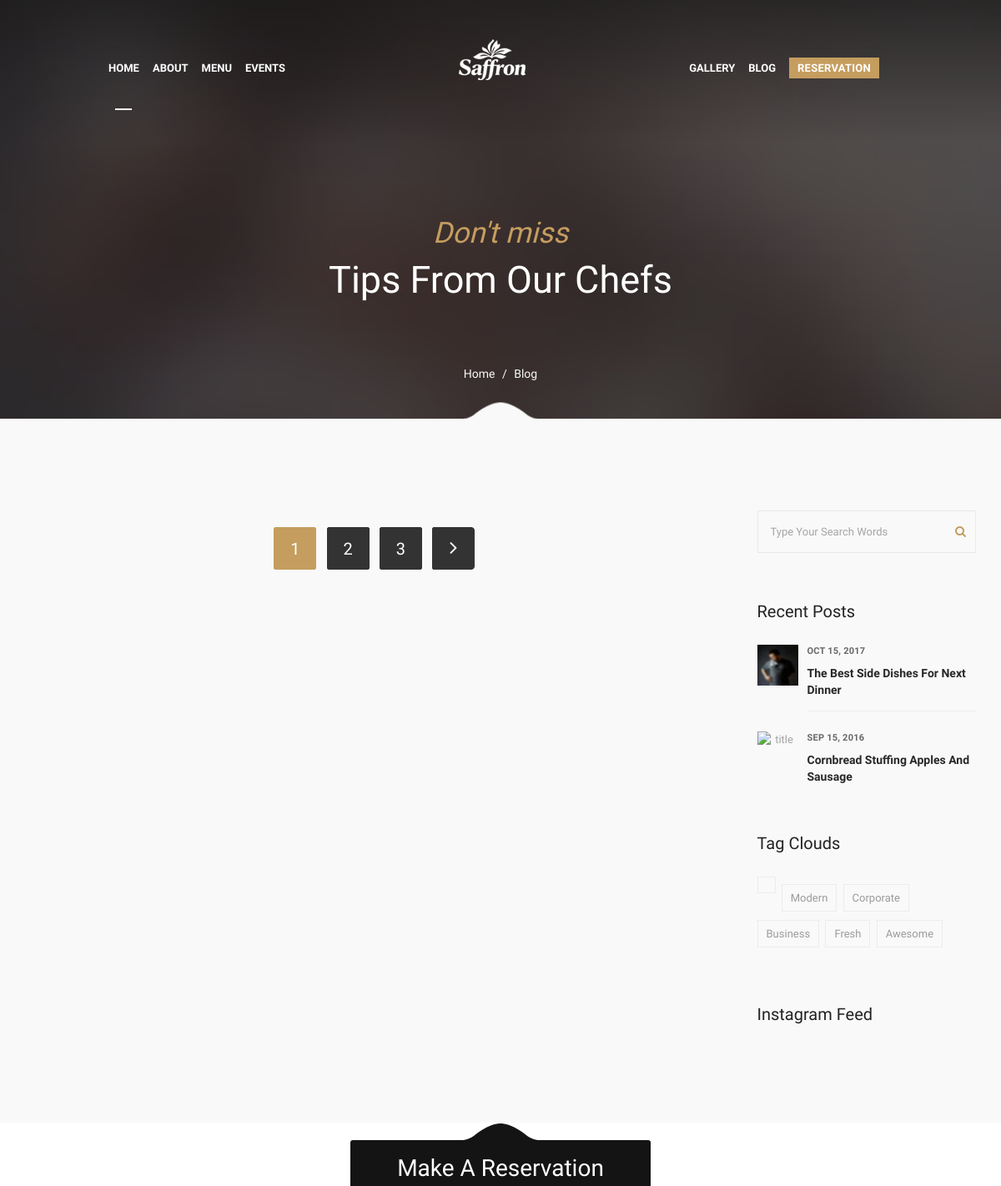
/blog/ (upper part), run on an earlier commit of the app's database.
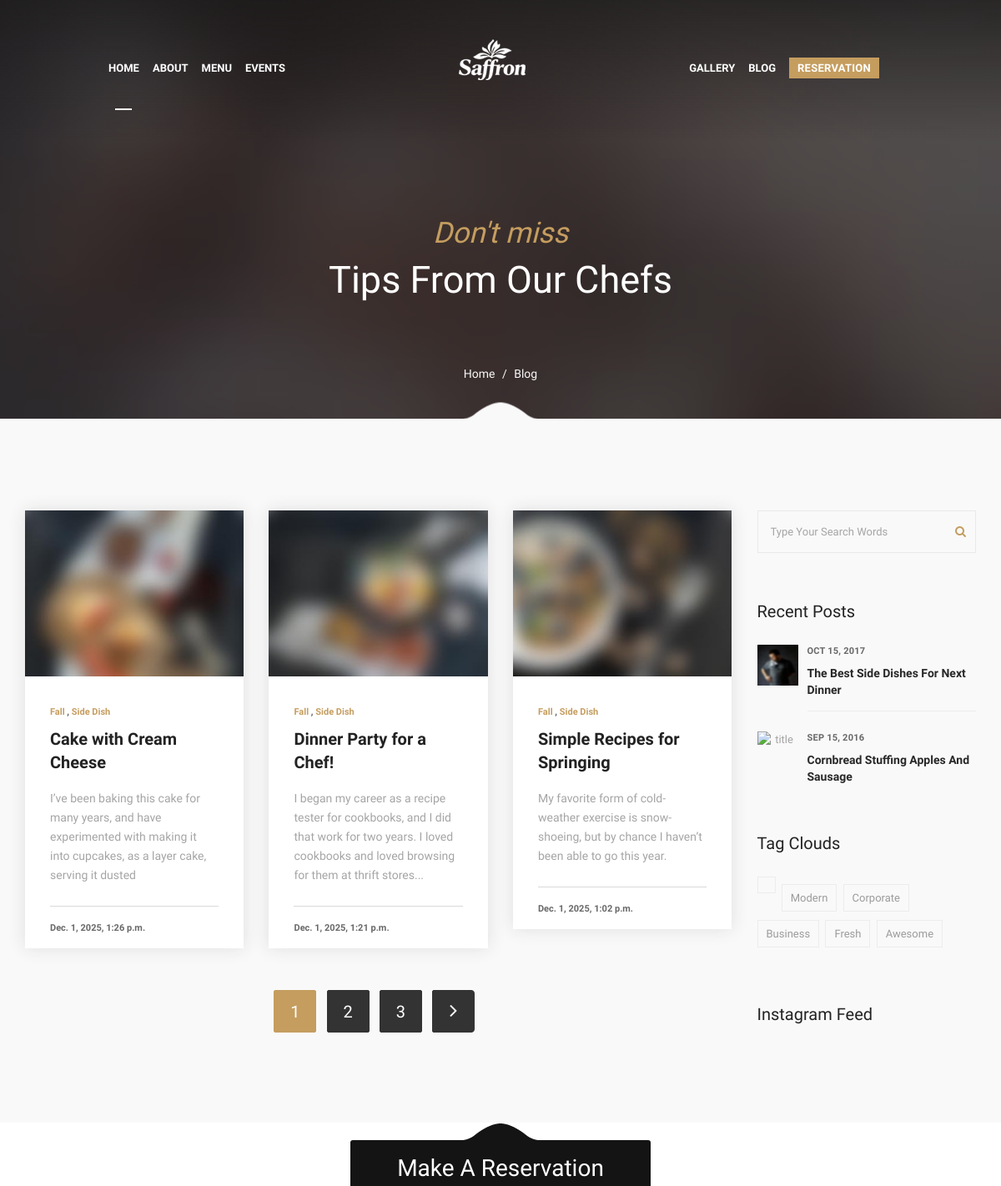
And on a later commit of the database.
### blog/models.py (models this page shows, shortened)
class Post(models.Model):
    title = models.CharField(max_length=200, verbose_name='title')
    content = models.TextField(verbose_name='content')
    short_description = models.TextField(max_length=200, verbose_name='short description')
    author = models.ForeignKey(User, on_delete=models.CASCADE, verbose_name='author')
    created_at = models.DateTimeField(auto_now_add=True, verbose_name='created')
    updated_at = models.DateTimeField(auto_now=True, verbose_name='updated')
    image = models.ImageField(upload_to='blog_images/', verbose_name='image')
    is_published = models.BooleanField(default=True, verbose_name='published')
    tags = models.ManyToManyField(Tag, blank=True, verbose_name='tags')
    class Meta:
        verbose_name = 'post'
        verbose_name_plural = 'posts'
        ordering = ('-created_at',)

### blog/views.py (the view)
# urls.py: path('', views.blog_list, name='list'),
def blog_list(request):
    posts = Post.objects.filter(is_published=True).order_by('-created_at')
    context = {'posts': posts}
    return render(request, 'blog/list.html', context)

### templates/blog/list.html (shortened to what this page needs)
{% extends 'base.html' %}
{% load static %}
{% block content %}
<section id="page-title" class="page-title bg-overlay bg-parallax bg-overlay-gradient">
    <div class="container">
        <div class="row">
            <div class="col-xs-12 col-sm-12 col-md-12">
                <div class="title title-4 text-center">
                    <div class="title--content">
                        <div class="title--subtitle">Don't miss</div>
                        <div class="title--heading">
                            <h1>Tips From Our Chefs</h1>
                        </div>
                    </div>
                    <ol class="breadcrumb">
                        <li><a href="{% url 'home' %}">Home</a></li>
                        <li>blog</li>
                    </ol>
                    <div class="divider--shape-1down divider--shape-gray"></div>
                </div>
            </div>
        </div>
    </div>
</section>
<section id="blog" class="blog blog-grid bg-gray pb-90">
    <div class="container">
        <div class="row">
            <div class="col-xs-12 col-sm-12 col-md-9">
                <div class="row">
                 {% for post in posts %}
                    <div class="col-xs-12 col-sm-6 col-md-4">
                        <div class="blog-entry">
                            <div class="entry--img">
                                <a href="#">
									<img src="{{ post.image.url }}" alt="entry image"/>
								</a>
                            </div>
                            <div class="entry--content">
                                <div class="entry--meta">
                                    <span><a href="#">Fall</a> , <a href="#">Side Dish</a></span>
                                </div>
                                <div class="entry--title">
                                    <h4><a href="#">{{ post.title }}</a></h4>
                                </div>
                                <div class="entry--bio">
                                    {{ post.short_description }}
                                </div>
                                <div class="entry--footer">
                                    <div class="entry--date">
                                        {{ post.created_at }}
                                    </div>
                                </div>
                            </div>
                        </div>
                    </div>
                {% endfor %}
                </div>
                <div class="row">
                    <div class="col-xs-12 col-sm-12 col-md-12 clearfix mt-20 text--center">
                        <ul class="pagination">
                            <li class="active"><a href="#">1</a>
                            </li>
                            <li><a href="#">2</a>
                            </li>
                            <li><a href="#">3</a>
                            </li>
                            <li>
                                <a href="#" aria-label="Next">
									<span aria-hidden="true"><i class="fa fa-angle-right"></i></span>
								</a>
                            </li>
                        </ul>
                    </div>
                </div>
            </div>
            <div class="col-xs-12 col-sm-12 col-md-3">
<div class="widget widget-search">
    <div class="widget--content">
        <form class="form-search">
            <div class="input-group">
                <input type="text" class="form-control" placeholder="Type Your Search Words">
                <span class="input-group-btn">
					<button class="btn" type="button"><i class="fa fa-search"></i></button>
				</span>
            </div>
        </form>
    </div>
</div>
<div class="widget widget-recent-posts">
    <div class="widget--title">
        <h5>recent posts</h5>
    </div>
    <div class="widget--content">
        <div class="entry">
            <img src="assets/images/blog/thumb/1.jpg" alt="title" />
            <div class="entry-desc">
                <div class="entry-meta">
                    <a href="#">Oct 15, 2017</a>
                </div>
                <div class="entry-title">
                    <a href="#">The Best Side Dishes for Next Dinner</a>
                </div>
            </div>
        </div>
        <div class="entry">
            <img src="assets/images/blog/thumb/2.jpg" alt="title" />
            <div class="entry-desc">
                <div class="entry-meta">
                    <a href="#">Sep 15, 2016</a>
                </div>
                <div class="entry-title">
                    <a href="#">Cornbread Stuffing Apples and Sausage</a>
                </div>
            </div>
        </div>
    </div>
</div>
<div class="widget widget-tags">
    <div class="widget--title">
        <h5>tag clouds</h5>
    </div>
    <div class="widget--content">
        <a href="#">{{ post.tags }}</a>
        <a href="#">modern</a>
        <a href="#">corporate</a>
        <a href="#">business</a>
        <a href="#">fresh</a>
        <a href="#">awesome</a>
    </div>
</div>
<div class="widget widget-instagram">
    <div class="widget--title">
        <h5>Instagram feed</h5>
    </div>
</div>
            </div>
        </div>
    </div>
</section>
{% endblock %}

### templates/base.html (shortened to what this page needs)
<!DOCTYPE html>
<html dir="ltr" lang="ru">
<head>
    {% load static %}
    <link rel="stylesheet" href="https://cdnjs.cloudflare.com/ajax/libs/font-awesome/6.0.0/css/all.min.css">
    <link href="{% static 'css/external.css' %}" rel="stylesheet">
    <link href="{% static 'css/bootstrap.min.css' %}" rel="stylesheet">
    <link href="{% static 'css/style.css' %}" rel="stylesheet">
    <link href="{% static 'css/stars.css' %}" rel="stylesheet">
    <link rel="stylesheet" type="text/css" href="{% static 'css/settings.css' %}">
    <link rel="stylesheet" type="text/css" href="{% static 'css/layers.css' %}">
    <link rel="stylesheet" type="text/css" href="{% static 'css/navigation.css' %}">
</head>
<body>
    <div id="wrapper" class="wrapper clearfix">
        {% include 'includes/header.html' %}
        {% block content %}
        {% endblock %}
        {% include 'includes/footer.html' %}
    </div>
</body>
</html>

### templates/includes/header.html (shortened to what this page needs)
{% load static %}
<header id="navbar-spy" class="header header-11 header-3 header-6 header-transparent header-fixed">
        <nav id="primary-menu" class="navbar navbar-fixed-top">
          <div class="container">
            <div class="collapse navbar-collapse pull-left" id="navbar-collapse-2">
              <ul class="nav navbar-nav nav-pos-right navbar-left">
                <li class="has-dropdown mega-dropdown active">
                  <a href="{% url 'home' %}" data-toggle="dropdown" class="dropdown-toggle menu-item">home</a>
                </li>
                <li class="has-dropdown">
                  <a href="#" data-toggle="dropdown" class="dropdown-toggle menu-item">about</a>
                </li>
                <li>
                  <a class="menu-item" href="{% url 'menu:list' %}">Menu</a>
                </li>
                <li>
                  <a class="menu-item" href="{% url 'events:list' %}">events</a>
                </li>
              </ul>
            </div>
            <div class="navbar-header">
              <a class="logo" href="{% url 'home' %}">
                <img class="logo-light" src="{% static 'img/logo_min.png' %}" alt="saffron Logo">
              </a>
            </div>
            <div class="collapse navbar-collapse pull-right" id="navbar-collapse-1">
              <ul class="nav navbar-nav nav-pos-right navbar-left">
                <li>
                  <a class="menu-item" href="{% url 'gallery:list' %}">gallery</a>
                </li>
                <li>
                  <a class="menu-item" href="{% url 'blog:list' %}">Blog</a>
                </li>
                <li>
                  <div class="module-container pull-right">
                    <div class="module module-reservation">
                      <a class="btn-popup btn-popup-theme" data-toggle="modal" data-target="#reservationModule"><span class="hidden-sm hidden-xs">Reservation</span></a>
                    </div>
                  </div>
                </li>
              </ul>
            </div>
            <div class="collapse navbar-collapse" id="navbar-collapse-mobile">
            </div>
          </div>
        </nav>
</header>

### templates/includes/footer.html (shortened to what this page needs)
{% load static %}
<footer id="footer" class="footer footer-1 text-center">
    <div class="footer--widget text--center">
        <div class="container">
            <div class="row">
                <div class="col-xs-12 col-sm-6 col-md-4">
                    <div class="footer--reservation">
                        <div class="divider--shape-10up"></div>
                        <h3>Make A Reservation</h3>
                    </div>
                </div>
            </div>
        </div>
    </div>
</footer>

What changed in the data, as far as the page shows it:
added Post: image (picture), title "Cake with Cream Cheese", short_description "I’ve been baking this cake for many years, and have experimented with making it into cupcakes, as a layer cake, serving it dusted", created_at "Dec. 1, 2025, 1:26 p.m."
added Post: image (picture), title "Dinner Party for a Chef!", short_description "I began my career as a recipe tester for cookbooks, and I did that work for two years. I loved cookbooks and loved browsing for them at thrift stores...", created_at "Dec. 1, 2025, 1:21 p.m."
added Post: image (picture), title "Simple Recipes for Springing", short_description "My favorite form of cold-weather exercise is snow-shoeing, but by chance I haven’t been able to go this year.", created_at "Dec. 1, 2025, 1:02 p.m."
